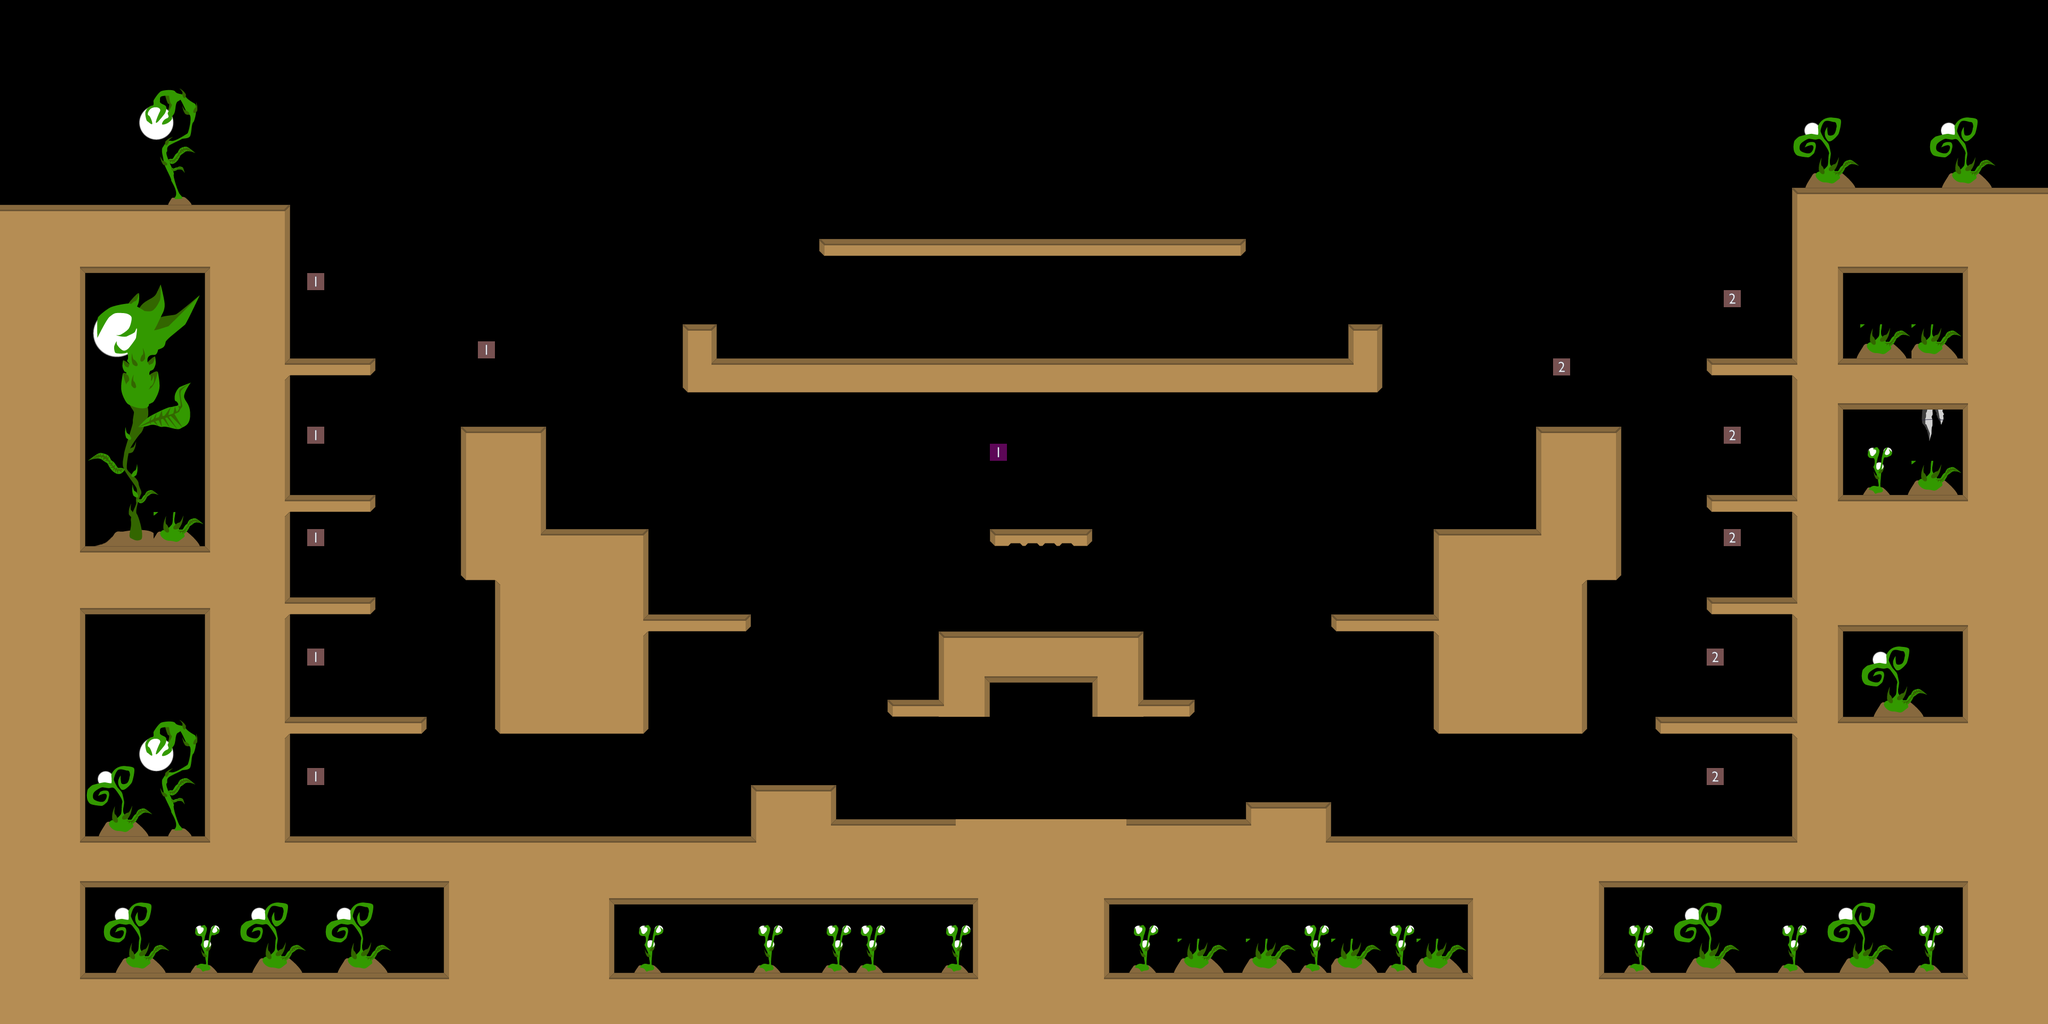

Rendered tile map (Tiled .tmx) drawn with the repository's tilesets; below, a short description and the map source with its tile grids summarised:
An orthogonal 120x60 tile map with 32x32 px tiles, 2 tile layers (Kollision, Logik), 2 hidden layers not drawn, 4 tilesets.

<map version="1.0" orientation="orthogonal" width="120" height="60" tilewidth="32" tileheight="32">
 <tileset firstgid="1" name="elemente_level_compact" tilewidth="32" tileheight="32">
  <image source="elemente_level_compact.png" />
 </tileset>
 <tileset firstgid="73" name="numbers" tilewidth="32" tileheight="32">
  <image source="numbers.png" />
 </tileset>
 <tileset firstgid="201" name="elemente_level_compact2" tilewidth="32" tileheight="32">
  <image source="elemente_level_compact2.png" />
 </tileset>
 <tileset firstgid="490" name="stalak_OBEN01" tilewidth="32" tileheight="32">
  <image source="stalak_OBEN01.png" />
 </tileset>
 <layer name="Hintergrund" width="120" height="60" visible="0">
  <data>[7200 cells, 413 non-empty, 200 distinct tile ids]</data>
 </layer>
 <layer name="Kollision" width="120" height="60">
  <data>[7200 cells, 2905 non-empty, 192 distinct tile ids]</data>
 </layer>
 <layer name="Vordergrund" width="120" height="60" visible="0">
  <data>[7200 cells, 146 non-empty, 30 distinct tile ids]</data>
 </layer>
 <layer name="Logik" width="120" height="60">
  <data>[7200 cells, 13 non-empty, 3 distinct tile ids]</data>
 </layer>
</map>
